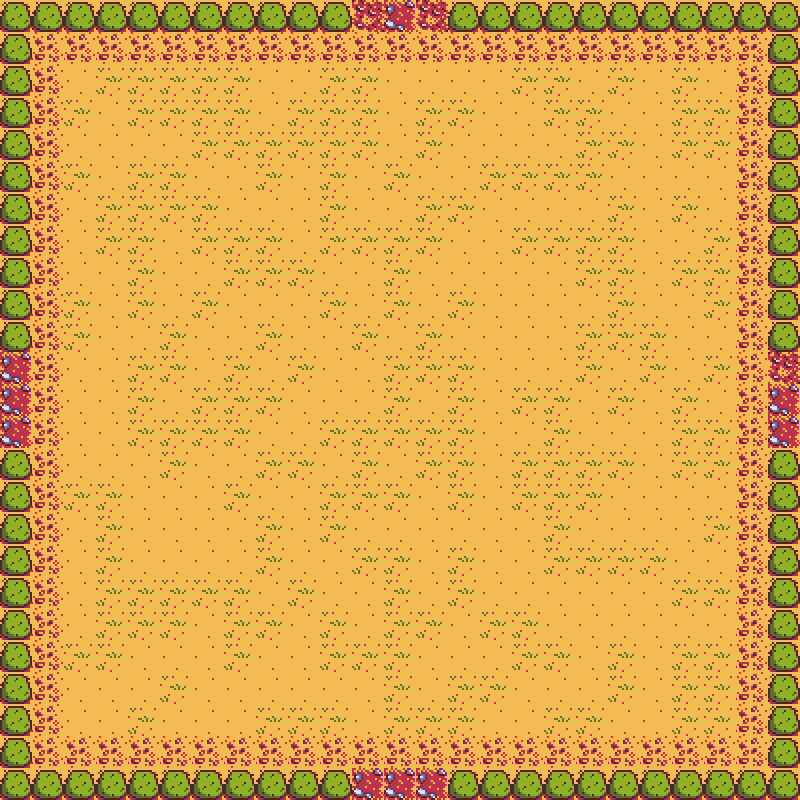

A level layout from a 2D game, rendered from its tile map. Below: a short description, then the map file with its tile-grid data intact:
An orthogonal 25x25 tile map with 32x32 px tiles, 2 tile layers (ground, bushes), 2 tilesets.

<map version="1.10" tiledversion="1.10.2" orientation="orthogonal" renderorder="right-down" width="25" height="25" tilewidth="32" tileheight="32" infinite="0" nextlayerid="8" nextobjectid="52">
 <editorsettings>
  <export target="desert.json" format="json" />
 </editorsettings>
 <tileset firstgid="1" name="ground_tileset" tilewidth="32" tileheight="32" tilecount="5" columns="5">
  <image source="ground_tileset.png" width="160" height="32" />
 </tileset>
 <tileset firstgid="6" name="bush_tileset" tilewidth="32" tileheight="32" tilecount="2" columns="2">
  <image source="bush_tileset.png" width="64" height="32" />
 </tileset>
 <layer id="1" name="ground" width="25" height="25">
  <data encoding="csv">
5,4,5,4,5,4,5,4,5,4,4,1,2,1,4,4,5,4,4,5,4,4,4,4,4,
4,3,3,3,3,3,3,3,3,3,3,3,3,3,3,3,3,3,3,3,3,3,3,3,4,
4,3,4,5,5,5,5,5,4,4,5,5,4,4,4,4,5,5,4,5,4,5,4,3,4,
5,3,5,4,5,5,5,5,4,5,5,5,4,5,5,4,4,5,5,4,4,5,5,3,5,
4,3,4,4,4,4,5,5,5,5,5,5,4,5,4,4,4,4,5,5,4,5,5,3,4,
5,3,5,4,5,5,4,4,5,4,5,4,5,4,4,5,5,5,5,4,4,4,4,3,4,
5,3,4,5,5,5,5,4,4,4,5,4,4,5,5,4,4,4,4,5,4,5,4,3,5,
4,3,4,5,5,4,5,5,5,4,5,5,5,5,4,4,5,5,5,5,4,4,5,3,4,
5,3,4,4,5,4,4,5,5,5,4,4,5,4,4,4,4,4,5,5,4,5,5,3,5,
5,3,5,4,5,4,5,4,4,4,5,4,5,4,5,4,4,4,4,5,4,4,5,3,5,
4,3,5,4,4,5,4,4,5,4,4,5,4,5,4,4,4,4,5,5,5,4,4,3,4,
2,3,4,4,5,5,4,5,4,5,4,4,5,5,5,4,4,4,5,4,5,4,5,3,1,
2,3,4,4,5,4,5,5,5,4,4,4,5,4,5,4,5,5,4,5,4,5,4,3,2,
2,3,4,4,5,5,5,5,4,4,5,5,5,5,5,4,4,5,4,4,4,5,5,3,2,
4,3,4,4,4,5,4,4,5,5,4,5,4,5,5,4,5,5,5,5,4,5,5,3,5,
4,3,5,5,4,4,4,5,4,4,5,5,5,4,5,4,5,5,5,4,4,4,4,3,5,
4,3,4,5,4,4,4,4,5,4,5,4,4,4,4,4,4,5,4,4,4,4,5,3,5,
4,3,4,5,4,4,4,4,5,4,4,5,5,4,5,4,4,5,5,5,5,4,4,3,4,
5,3,4,5,5,5,5,5,4,5,4,4,5,4,5,4,4,4,4,4,4,5,5,3,5,
4,3,4,5,5,5,4,5,5,4,5,4,5,5,4,5,5,4,4,4,4,4,4,3,4,
5,3,5,5,4,4,4,5,4,4,5,5,5,4,4,4,5,5,4,5,4,5,5,3,5,
5,3,4,4,4,5,4,4,4,4,4,4,5,4,5,5,4,4,4,5,4,5,5,3,5,
4,3,4,4,5,4,4,4,5,5,5,4,5,5,5,4,4,5,5,4,4,5,5,3,5,
4,3,3,3,3,3,3,3,3,3,3,3,3,3,3,3,3,3,3,3,3,3,3,3,5,
4,4,4,5,5,5,5,4,4,5,4,2,2,2,5,4,4,4,5,4,5,4,5,5,4
</data>
 </layer>
 <layer id="6" name="bushes" width="25" height="25">
  <data encoding="csv">
6,6,6,6,6,6,6,6,6,6,6,0,0,0,6,6,6,6,6,6,6,6,6,6,6,
6,0,0,0,0,0,0,0,0,0,0,0,0,0,0,0,0,0,0,0,0,0,0,0,6,
6,0,0,0,0,0,0,0,0,0,0,0,0,0,0,0,0,0,0,0,0,0,0,0,6,
6,0,0,0,0,0,0,0,0,0,0,0,0,0,0,0,0,0,0,0,0,0,0,0,6,
6,0,0,0,0,0,0,0,0,0,0,0,0,0,0,0,0,0,0,0,0,0,0,0,6,
6,0,0,0,0,0,0,0,0,0,0,0,0,0,0,0,0,0,0,0,0,0,0,0,6,
6,0,0,0,0,0,0,0,0,0,0,0,0,0,0,0,0,0,0,0,0,0,0,0,6,
6,0,0,0,0,0,0,0,0,0,0,0,0,0,0,0,0,0,0,0,0,0,0,0,6,
6,0,0,0,0,0,0,0,0,0,0,0,0,0,0,0,0,0,0,0,0,0,0,0,6,
6,0,0,0,0,0,0,0,0,0,0,0,0,0,0,0,0,0,0,0,0,0,0,0,6,
6,0,0,0,0,0,0,0,0,0,0,0,0,0,0,0,0,0,0,0,0,0,0,0,6,
0,0,0,0,0,0,0,0,0,0,0,0,0,0,0,0,0,0,0,0,0,0,0,0,0,
0,0,0,0,0,0,0,0,0,0,0,0,0,0,0,0,0,0,0,0,0,0,0,0,0,
0,0,0,0,0,0,0,0,0,0,0,0,0,0,0,0,0,0,0,0,0,0,0,0,0,
6,0,0,0,0,0,0,0,0,0,0,0,0,0,0,0,0,0,0,0,0,0,0,0,6,
6,0,0,0,0,0,0,0,0,0,0,0,0,0,0,0,0,0,0,0,0,0,0,0,6,
6,0,0,0,0,0,0,0,0,0,0,0,0,0,0,0,0,0,0,0,0,0,0,0,6,
6,0,0,0,0,0,0,0,0,0,0,0,0,0,0,0,0,0,0,0,0,0,0,0,6,
6,0,0,0,0,0,0,0,0,0,0,0,0,0,0,0,0,0,0,0,0,0,0,0,6,
6,0,0,0,0,0,0,0,0,0,0,0,0,0,0,0,0,0,0,0,0,0,0,0,6,
6,0,0,0,0,0,0,0,0,0,0,0,0,0,0,0,0,0,0,0,0,0,0,0,6,
6,0,0,0,0,0,0,0,0,0,0,0,0,0,0,0,0,0,0,0,0,0,0,0,6,
6,0,0,0,0,0,0,0,0,0,0,0,0,0,0,0,0,0,0,0,0,0,0,0,6,
6,0,0,0,0,0,0,0,0,0,0,0,0,0,0,0,0,0,0,0,0,0,0,0,6,
6,6,6,6,6,6,6,6,6,6,6,0,0,0,6,6,6,6,6,6,6,6,6,6,6
</data>
 </layer>
</map>